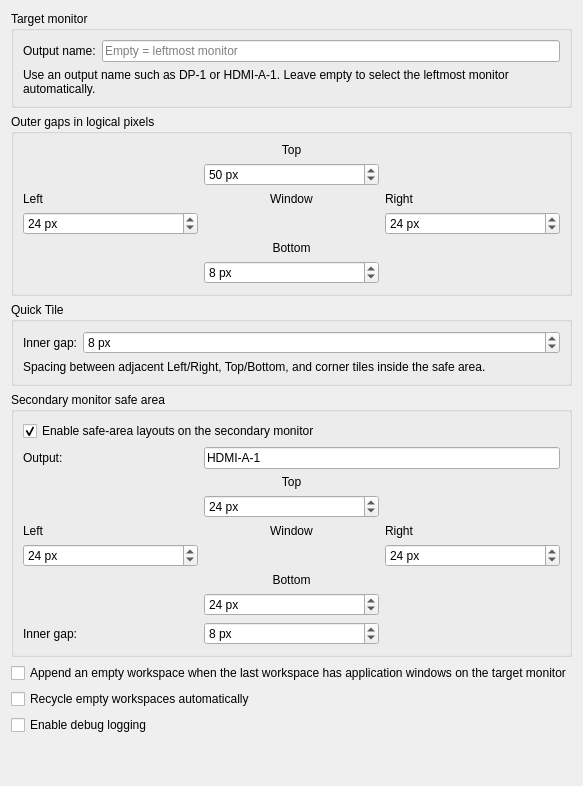
<?xml version="1.0" encoding="UTF-8"?>
<ui version="4.0">
 <class>CCNiriMaximizeConfigForm</class>
 <widget class="QWidget" name="CCNiriMaximizeConfigForm">
  <property name="windowTitle">
   <string>CC Niri Maximize</string>
  </property>
  <layout class="QVBoxLayout" name="verticalLayout">
   <item>
    <widget class="QGroupBox" name="targetGroup">
     <property name="title"><string>Target monitor</string></property>
     <layout class="QFormLayout" name="targetLayout">
      <item row="0" column="0">
       <widget class="QLabel" name="targetLabel">
        <property name="text"><string>Output name:</string></property>
       </widget>
      </item>
      <item row="0" column="1">
       <widget class="QLineEdit" name="kcfg_TargetOutputName">
        <property name="placeholderText"><string>Empty = leftmost monitor</string></property>
       </widget>
      </item>
      <item row="1" column="0" colspan="2">
       <widget class="QLabel" name="targetHelp">
        <property name="text"><string>Use an output name such as DP-1 or HDMI-A-1. Leave empty to select the leftmost monitor automatically.</string></property>
        <property name="wordWrap"><bool>true</bool></property>
       </widget>
      </item>
     </layout>
    </widget>
   </item>
   <item>
    <widget class="QGroupBox" name="gapsGroup">
     <property name="title"><string>Outer gaps in logical pixels</string></property>
     <layout class="QGridLayout" name="gapsLayout">
      <item row="0" column="1"><widget class="QLabel" name="topLabel"><property name="text"><string>Top</string></property><property name="alignment"><set>Qt::AlignCenter</set></property></widget></item>
      <item row="1" column="1"><widget class="QSpinBox" name="kcfg_GapTop"><property name="maximum"><number>1000</number></property><property name="value"><number>50</number></property><property name="suffix"><string> px</string></property></widget></item>
      <item row="2" column="0"><widget class="QLabel" name="leftLabel"><property name="text"><string>Left</string></property></widget></item>
      <item row="2" column="1"><widget class="QLabel" name="windowLabel"><property name="text"><string>Window</string></property><property name="alignment"><set>Qt::AlignCenter</set></property></widget></item>
      <item row="2" column="2"><widget class="QLabel" name="rightLabel"><property name="text"><string>Right</string></property></widget></item>
      <item row="3" column="0"><widget class="QSpinBox" name="kcfg_GapLeft"><property name="maximum"><number>1000</number></property><property name="value"><number>24</number></property><property name="suffix"><string> px</string></property></widget></item>
      <item row="3" column="2"><widget class="QSpinBox" name="kcfg_GapRight"><property name="maximum"><number>1000</number></property><property name="value"><number>24</number></property><property name="suffix"><string> px</string></property></widget></item>
      <item row="4" column="1"><widget class="QLabel" name="bottomLabel"><property name="text"><string>Bottom</string></property><property name="alignment"><set>Qt::AlignCenter</set></property></widget></item>
      <item row="5" column="1"><widget class="QSpinBox" name="kcfg_GapBottom"><property name="maximum"><number>1000</number></property><property name="value"><number>8</number></property><property name="suffix"><string> px</string></property></widget></item>
     </layout>
    </widget>
   </item>
   <item>
    <widget class="QGroupBox" name="tileGroup">
     <property name="title"><string>Quick Tile</string></property>
     <layout class="QFormLayout" name="tileLayout">
      <item row="0" column="0">
       <widget class="QLabel" name="innerGapLabel">
        <property name="text"><string>Inner gap:</string></property>
       </widget>
      </item>
      <item row="0" column="1">
       <widget class="QSpinBox" name="kcfg_InnerGap">
        <property name="maximum"><number>1000</number></property>
        <property name="value"><number>8</number></property>
        <property name="suffix"><string> px</string></property>
       </widget>
      </item>
      <item row="1" column="0" colspan="2">
       <widget class="QLabel" name="innerGapHelp">
        <property name="text"><string>Spacing between adjacent Left/Right, Top/Bottom, and corner tiles inside the safe area.</string></property>
        <property name="wordWrap"><bool>true</bool></property>
       </widget>
      </item>
     </layout>
    </widget>
   </item>
   <item>
    <widget class="QGroupBox" name="secondaryGroup">
     <property name="title"><string>Secondary monitor safe area</string></property>
     <layout class="QGridLayout" name="secondaryLayout">
      <item row="0" column="0" colspan="3"><widget class="QCheckBox" name="kcfg_ManageSecondaryOutput"><property name="text"><string>Enable safe-area layouts on the secondary monitor</string></property><property name="checked"><bool>true</bool></property></widget></item>
      <item row="1" column="0"><widget class="QLabel" name="secondaryOutputLabel"><property name="text"><string>Output:</string></property></widget></item>
      <item row="1" column="1" colspan="2"><widget class="QLineEdit" name="kcfg_SecondaryOutputName"><property name="text"><string>HDMI-A-1</string></property><property name="placeholderText"><string>Empty = rightmost non-primary monitor</string></property></widget></item>
      <item row="2" column="1"><widget class="QLabel" name="secondaryTopLabel"><property name="text"><string>Top</string></property><property name="alignment"><set>Qt::AlignCenter</set></property></widget></item>
      <item row="3" column="1"><widget class="QSpinBox" name="kcfg_SecondaryGapTop"><property name="maximum"><number>1000</number></property><property name="value"><number>24</number></property><property name="suffix"><string> px</string></property></widget></item>
      <item row="4" column="0"><widget class="QLabel" name="secondaryLeftLabel"><property name="text"><string>Left</string></property></widget></item>
      <item row="4" column="1"><widget class="QLabel" name="secondaryWindowLabel"><property name="text"><string>Window</string></property><property name="alignment"><set>Qt::AlignCenter</set></property></widget></item>
      <item row="4" column="2"><widget class="QLabel" name="secondaryRightLabel"><property name="text"><string>Right</string></property></widget></item>
      <item row="5" column="0"><widget class="QSpinBox" name="kcfg_SecondaryGapLeft"><property name="maximum"><number>1000</number></property><property name="value"><number>24</number></property><property name="suffix"><string> px</string></property></widget></item>
      <item row="5" column="2"><widget class="QSpinBox" name="kcfg_SecondaryGapRight"><property name="maximum"><number>1000</number></property><property name="value"><number>24</number></property><property name="suffix"><string> px</string></property></widget></item>
      <item row="6" column="1"><widget class="QLabel" name="secondaryBottomLabel"><property name="text"><string>Bottom</string></property><property name="alignment"><set>Qt::AlignCenter</set></property></widget></item>
      <item row="7" column="1"><widget class="QSpinBox" name="kcfg_SecondaryGapBottom"><property name="maximum"><number>1000</number></property><property name="value"><number>24</number></property><property name="suffix"><string> px</string></property></widget></item>
      <item row="8" column="0"><widget class="QLabel" name="secondaryInnerLabel"><property name="text"><string>Inner gap:</string></property></widget></item>
      <item row="8" column="1"><widget class="QSpinBox" name="kcfg_SecondaryInnerGap"><property name="maximum"><number>1000</number></property><property name="value"><number>8</number></property><property name="suffix"><string> px</string></property></widget></item>
     </layout>
    </widget>
   </item>
   <item><widget class="QCheckBox" name="kcfg_DynamicTrailingWorkspace"><property name="text"><string>Append an empty workspace when the last workspace has application windows on the target monitor</string></property><property name="toolTip"><string>Creates desktops only; never deletes desktops or switches focus. Restart cc-niri after changing this option.</string></property></widget></item>
   <item><widget class="QCheckBox" name="kcfg_AutoRecycleWorkspaces"><property name="text"><string>Recycle empty workspaces automatically</string></property><property name="toolTip"><string>Requires the trailing empty workspace option. Keeps the last workspace and each screen's current workspace. Other empty desktops, including existing ones, are removed. Restart cc-niri after changing this option.</string></property></widget></item>
   <item><widget class="QCheckBox" name="kcfg_DebugLogging"><property name="text"><string>Enable debug logging</string></property></widget></item>
   <item><spacer name="verticalSpacer"><property name="orientation"><enum>Qt::Vertical</enum></property><property name="sizeHint" stdset="0"><size><width>20</width><height>40</height></size></property></spacer></item>
  </layout>
 </widget>
 <resources/>
 <connections/>
</ui>
